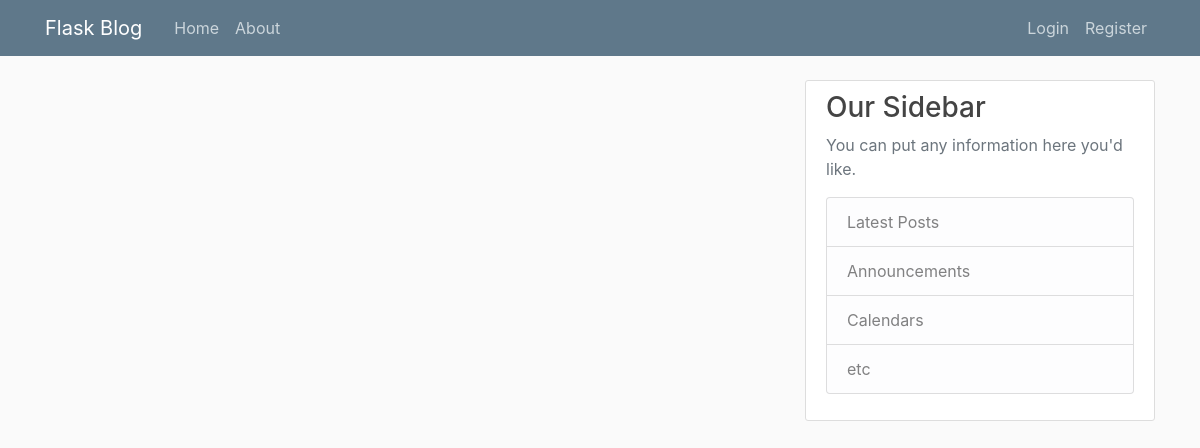
Before: / with the older database file.
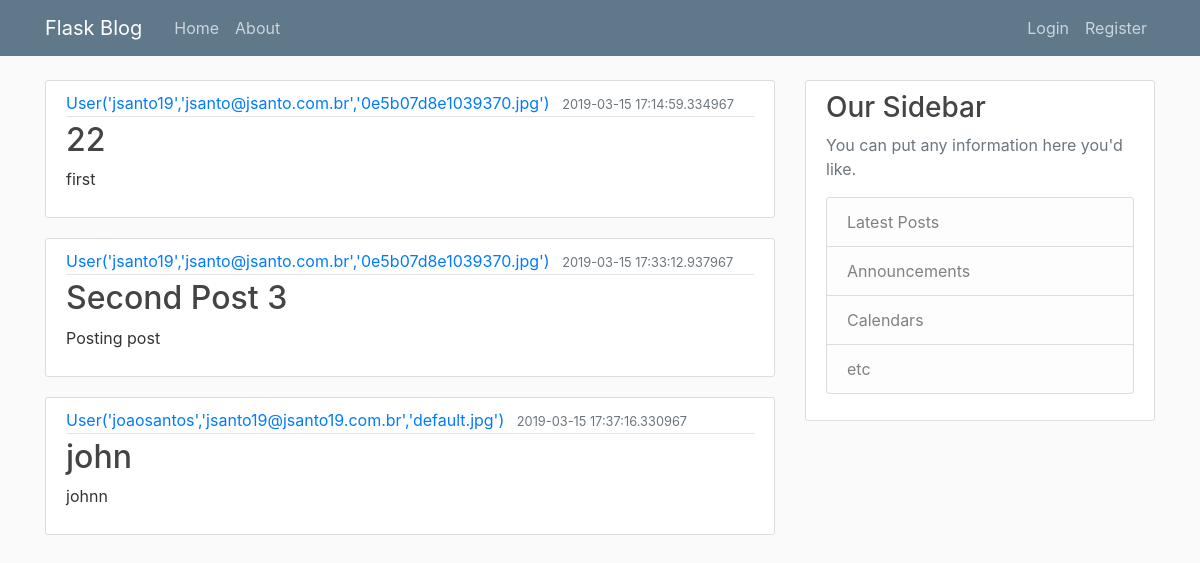
After: the same page with the newer database file.
### app/models.py (models this page shows, shortened)
class Post(db.Model):
    id = db.Column(db.Integer, primary_key=True)
    title =  db.Column(db.String(100),nullable=False)
    date_posted = db.Column(db.DateTime, nullable=False,default=datetime.utcnow())
    content = db.Column(db.Text, nullable=False)
    user_id = db.Column(db.Integer, db.ForeignKey('user.id'),nullable=False)

class User(db.Model, UserMixin): #definição do que será armazenado do DB bem como seus atributos
    id = db.Column(db.Integer, primary_key=True)
    username = db.Column(db.String(20), unique=True, nullable=False)
    email = db.Column(db.String(120), unique=True, nullable=False)
    image_file = db.Column(db.String(20), nullable= False, default='default.jpg')
    password = db.Column(db.String(60),nullable= False)
    posts = db.relationship('Post', backref='author', lazy=True)
    def __repr__(self):
        return f"User('{self.username}','{self.email}','{self.image_file}')"

### app/routes.py (the view)
@app.route("/") #@app.route faz a rota para a página
def home(): #o nome da página pode ser qualquer, por padrão é index
    posts = Post.query.all()
    return render_template('index.html', posts=posts)

### app/templates/index.html (shortened to what this page needs)
{%extends "layout.html"%} <!--fazendo esse extends nós evitamos ter que criar todo o cabeçalho do html novamente,assim sendo, nosso bloco herda todas a funcionalidade do layout
    {%block content%}
    {%for post in posts%}
    <article class="media content-section">
            <div class="media-body">
              <div class="article-metadata">
                <a class="mr-2" href="#">{{ post.author }}</a>
                <small class="text-muted">{{ post.date_posted }}</small>
              </div>
              <h2><a class="article-title" href="#">{{ post.title }}</a></h2>
              <p class="article-content">{{ post.content }}</p>
            </div>
          </article>
    {%endfor%}
{%endblock content%}

### app/templates/layout.html (shortened to what this page needs)
<!DOCTYPE html>
<html>
<head>
   <link rel="stylesheet" href="https://stackpath.bootstrapcdn.com/bootstrap/4.3.1/css/bootstrap.min.css">
   <link rel="stylesheet" type="text/css" href="{{ url_for('static',filename='main.css')}}">
</head>
<body>
    <header class="site-header">
        <nav class="navbar navbar-expand-md navbar-dark bg-steel fixed-top">
          <div class="container">
            <a class="navbar-brand mr-4" href="/">Flask Blog</a>
            <div class="collapse navbar-collapse" id="navbarToggle">
              <div class="navbar-nav mr-auto">
                <a class="nav-item nav-link" href="{{url_for('home')}}">Home</a>
                <a class="nav-item nav-link" href="{{url_for('about')}}">About</a>
              </div>
              <div class="navbar-nav">
                {% if current_user.is_authenticated %}
                <a class="nav-item nav-link" href="{{url_for('new_post')}}">New Post</a>
                <a class="nav-item nav-link" href="{{url_for('account')}}">Account</a>
                 <a class="nav-item nav-link" href="{{url_for('logout')}}">Logout</a>
                {%else%}
                  <a class="nav-item nav-link" href="{{url_for('login')}}">Login</a>
                  <a class="nav-item nav-link" href="{{url_for('register')}}">Register</a>
                {% endif %}
              </div>
            </div>
          </div>
        </nav>
      </header>
      <main role="main" class="container">
          <div class="row">
            <div class="col-md-8">
              {% block content %}{% endblock %}
            </div>
            <div class="col-md-4">
              <div class="content-section">
                <h3>Our Sidebar</h3>
                <p class='text-muted'>You can put any information here you'd like.
                  <ul class="list-group">
                    <li class="list-group-item list-group-item-light">Latest Posts</li>
                    <li class="list-group-item list-group-item-light">Announcements</li>
                    <li class="list-group-item list-group-item-light">Calendars</li>
                    <li class="list-group-item list-group-item-light">etc</li>
                  </ul>
                </p>
              </div>
            </div>
          </div>
        </main>
  </body>
</html>

### app/static/main.css (style rules this page uses)
body { background: #fafafa; color: #333333; margin-top: 5rem; }
h1, h2, h3, h4, h5, h6 { color: #444444; }
.bg-steel { background-color: #5f788a; }
.site-header .navbar-nav .nav-link { color: #cbd5db; }
.content-section { background: #ffffff; padding: 10px 20px; border: 1px solid #dddddd; border-radius: 3px; margin-bottom: 20px; }
.article-title { color: #444444; }
.article-content { white-space: pre-line; }
.article-metadata { padding-bottom: 1px; margin-bottom: 4px; border-bottom: 1px solid #e3e3e3 }

Changed rows visible on the page:
added Post: author "User('jsanto19','jsanto@jsanto.com.br','0e5b07d8e1039370.jpg')", date_posted "2019-03-15 17:14:59.334967", title "22", content "first"
added Post: author "User('jsanto19','jsanto@jsanto.com.br','0e5b07d8e1039370.jpg')", date_posted "2019-03-15 17:33:12.937967", title "Second Post 3", content "Posting post"
added Post: author "User('joaosantos','jsanto19@jsanto19.com.br','default.jpg')", date_posted "2019-03-15 17:37:16.330967", title "john", content "johnn"
